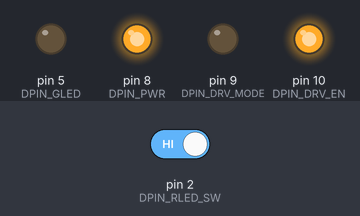
This sketch was run on a simulated Arduino Uno, built with avr-gcc and run on an emulated ATmega328P. Shown: output pins drawn as LEDs (lit = HIGH). Inputs (shaded band) come from the test bench; at power-on: pin 2 (DPIN_RLED_SW) HIGH.

Above: at 1.01 s.
1.3 s: pin 2 (DPIN_RLED_SW) driven LOW
At 12.6 s:
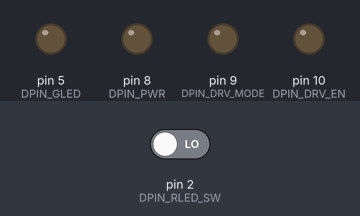
13.2 s: pin 2 (DPIN_RLED_SW) driven HIGH
At 15.6 s:
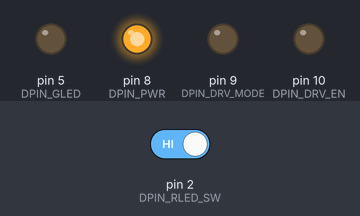
Timing chart, 0 to 27.9 s (numbered marks = the images above; inputs shaded):
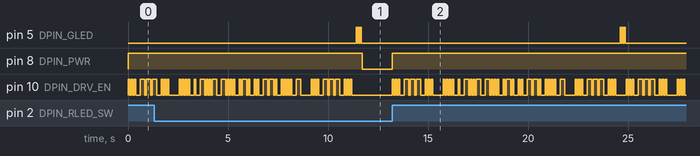

The sketch:

hexbright_demo_morse.ino
```cpp
/*
  Hexbright demo firmware: Morse
  Andrew Magill  9/2012

  On each button press, flashes out a message in morse code
  and then turns off.  Message and speed are configurable
  just below.
*/

char message[] = "SOS HEXBRIGHT SOS";
int millisPerBeat = 75;


// Pin assignments
#define DPIN_RLED_SW            2
#define DPIN_GLED               5
#define DPIN_PWR                8
#define DPIN_DRV_MODE           9
#define DPIN_DRV_EN             10

// High byte = length
// Low byte  = morse code, LSB first, 0=dot 1=dash
word morse[] = {
  0x0202, // A .-
  0x0401, // B -...
  0x0405, // C -.-.
  0x0301, // D -..
  0x0100, // E .
  0x0404, // F ..-.
  0x0303, // G --.
  0x0400, // H ....
  0x0200, // I ..
  0x040E, // J .---
  0x0305, // K -.-
  0x0402, // L .-..
  0x0203, // M --
  0x0201, // N -.
  0x0307, // O ---
  0x0406, // P .--.
  0x040B, // Q --.-
  0x0302, // R .-.
  0x0300, // S ...
  0x0101, // T -
  0x0304, // U ..-
  0x0408, // V ...-
  0x0306, // W .--
  0x0409, // X -..-
  0x040D, // Y -.--
  0x0403, // Z --..
  0x051F, // 0 -----
  0x051E, // 1 .----
  0x051C, // 2 ..---
  0x0518, // 3 ...--
  0x0510, // 4 ....-
  0x0500, // 5 .....
  0x0501, // 6 -....
  0x0503, // 7 --...
  0x0507, // 8 ---..
  0x050F, // 9 ----.
};

void setup()
{
  pinMode(DPIN_PWR,      INPUT);
  digitalWrite(DPIN_PWR, LOW);

  // Initialize GPIO
  pinMode(DPIN_RLED_SW,  INPUT);
  pinMode(DPIN_GLED,     OUTPUT);
  pinMode(DPIN_DRV_MODE, OUTPUT);
  pinMode(DPIN_DRV_EN,   OUTPUT);
  digitalWrite(DPIN_DRV_MODE, LOW);
  digitalWrite(DPIN_DRV_EN,   LOW);
}

void loop()
{
  // Expect a button press to start
  if (!digitalRead(DPIN_RLED_SW)) return;

  // Ensure the regulator stays enabled
  pinMode(DPIN_PWR,      OUTPUT);
  digitalWrite(DPIN_PWR, HIGH);

  for (int i = 0; i < sizeof(message); i++)
  {
    char ch = message[i];
    if (ch == ' ')
    {
      // 7 beats between words, but 3 have already passed
      // at the end of the last character
      delay(millisPerBeat * 4);
    }
    else
    {
      // Remap ASCII to the morse table
      if      (ch >= 'A' && ch <= 'Z') ch -= 'A';
      else if (ch >= 'a' && ch <= 'z') ch -= 'a';
      else if (ch >= '0' && ch <= '9') ch -= '0' - 26;
      else continue;

      // Extract the symbols and length
      byte curChar  = morse[ch] & 0x00FF;
      byte nSymbols = morse[ch] >> 8;

      // Play each symbol
      for (int j = 0; j < nSymbols; j++)
      {
        digitalWrite(DPIN_DRV_EN, HIGH);
        if (curChar & 1)  // Dash - 3 beats
          delay(millisPerBeat * 3);
        else              // Dot - 1 beat
          delay(millisPerBeat);
        digitalWrite(DPIN_DRV_EN, LOW);
        // One beat between symbols
        delay(millisPerBeat);
        curChar >>= 1;
      }
      // 3 beats between characters, but one already
      // passed after the last symbol.
      delay(millisPerBeat * 2);
    }
  }

  // Flash the green LED to indicate we're done
  for (int k = 0; k < 3; k++)
  {
    digitalWrite(DPIN_GLED, HIGH);
    delay(50);
    digitalWrite(DPIN_GLED, LOW);
    delay(50);
  }
  // Disable the regulator to power off
  // This won't work on USB power.
  digitalWrite(DPIN_PWR, LOW);
}
```

Measured:
- after the input at 1.3 s, pin 8 (DPIN_PWR): HIGH → LOW after 10.4 s
- after the input at 13.2 s, pin 5 (DPIN_GLED): alternates HIGH for 0.05 s and LOW for 0.05 s, 6 changes in all, then stays LOW, starting after 11.4 s; pin 8 (DPIN_PWR): LOW → HIGH at once
